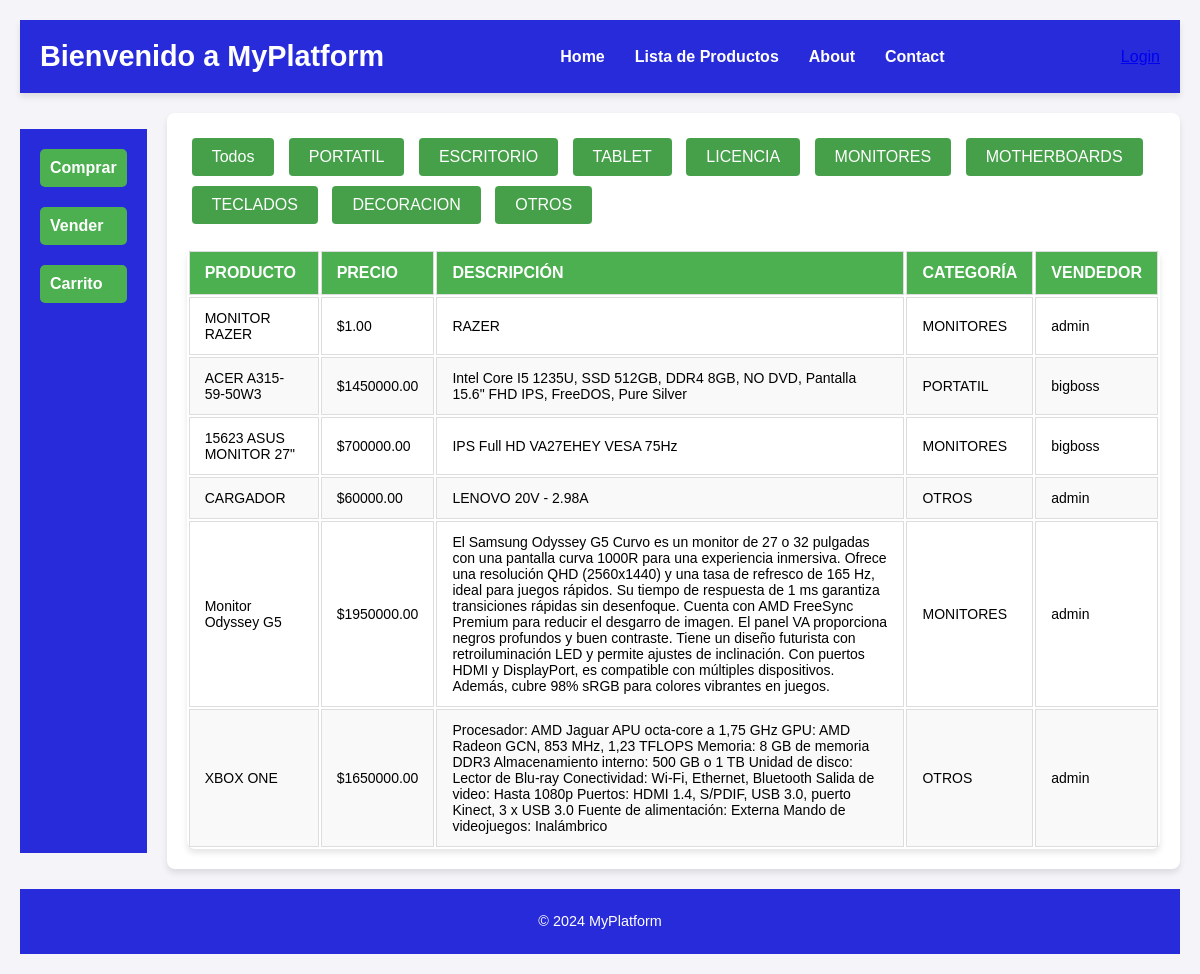
/products/, run on an earlier commit of the app's database.
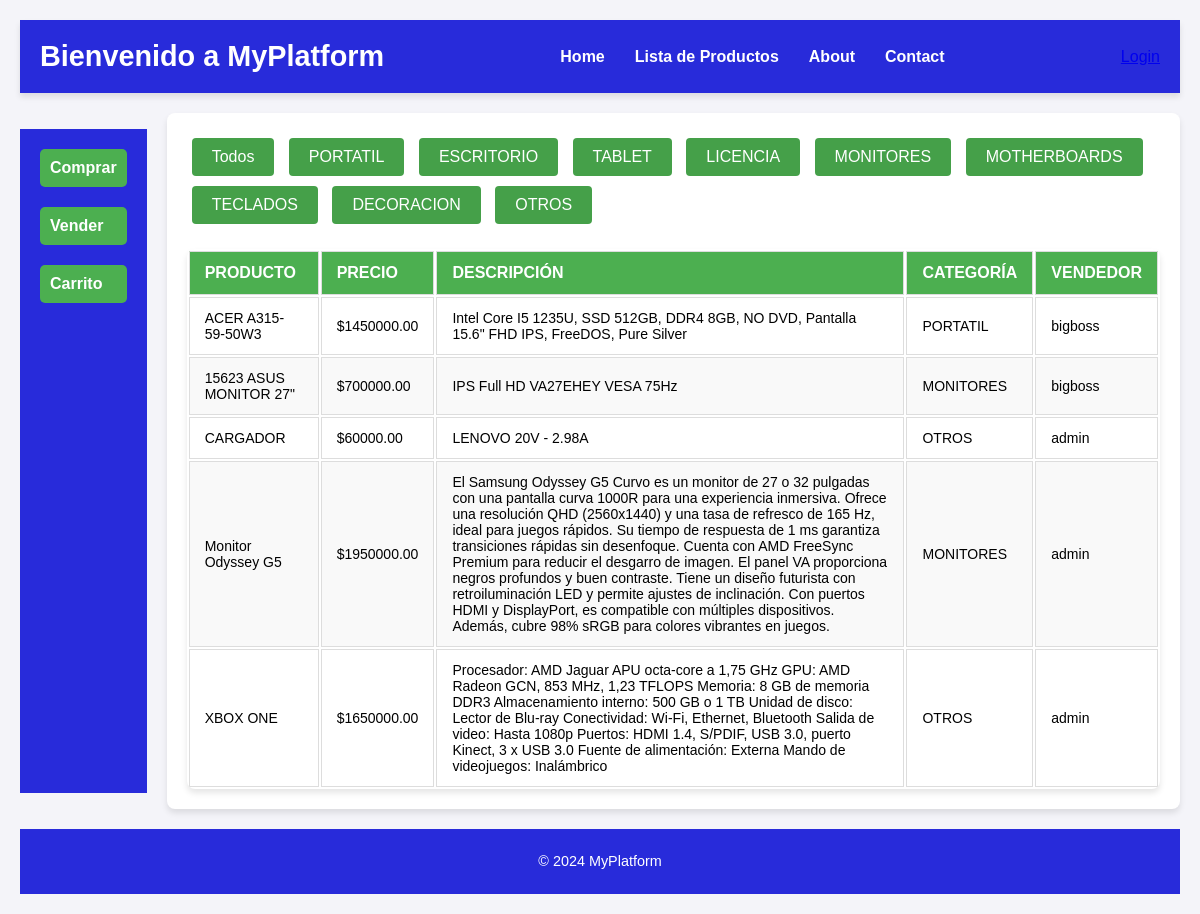
And on a later commit of the database.
### products/models.py (models this page shows, shortened)
class Category(models.Model):
    name = models.CharField(max_length=100)
    description = models.TextField(blank=True, null=True)

class Product(models.Model):
    id = models.BigAutoField(primary_key=True)
    name = models.CharField(max_length=255)
    description = models.TextField()
    image = models.ImageField(upload_to='products/images/', null=True, blank=True)
    price = models.DecimalField(max_digits=10, decimal_places=2)
    stock = models.IntegerField(default=0)  # Indica la cantidad en inventario
    category = models.ForeignKey('Category', on_delete=models.SET_NULL, null=True, blank=True)
    seller = models.ForeignKey(settings.AUTH_USER_MODEL, related_name='products_for_sale', on_delete=models.CASCADE)
    is_sold = models.BooleanField(default=False)  # Indica si el producto está vendido
    is_available = models.BooleanField(default=True)  # Nuevo campo para indicar disponibilidad
    @property
    def is_available(self):
        return self.stock > 0

### users/models.py (models this page shows, shortened)
class CustomUser(AbstractUser):
    is_buyer = models.BooleanField(default=False)
    is_seller = models.BooleanField(default=False)
    full_name = models.CharField(max_length=255, blank=True, null=True)
    phone_number = models.CharField(max_length=20, blank=True, null=True)
    address = models.TextField(blank=True, null=True)

### products/views.py (the view)
# urls.py: path('', views.ProductListView.as_view(), name='product_list'),
class ProductListView(ListView):
    model = Product
    template_name = 'product_list.html'
    context_object_name = 'products'
    def get_context_data(self, **kwargs):
        context = super().get_context_data(**kwargs)
        categories = Category.objects.all()  # Obtén todas las categorías
        context['categories'] = categories  # Pasa las categorías al template
        return context
    def get_queryset(self):
        queryset = Product.objects.all()
        category_id = self.request.GET.get('category')  # Obtener el filtro de categoría desde el GET
        if category_id:
            queryset = queryset.filter(category__id=category_id)  # Filtrar por ID de categoría
        return queryset

### products/templates/product_list.html (shortened to what this page needs)
{% extends 'home.html' %}
{% load static %}
{% block content %}
<link rel="stylesheet" href="{% static 'css\product_list.css' %}">
    <div>
        <form method="get">
            <button class="product_list_button" href="{% url 'product_list' %}" type="submit" name="category" value="">Todos</button>
            {% for category in categories %}
                <button class="product_list_button" type="submit" name="category" value="{{ category.id }}">
                    {{ category.name }}
                </button>
            {% endfor %}
        </form>
    </div>
    <div class="product-table">
        <table>
            <thead>
                <tr>
                    <th>Producto</th>
                    <th>Precio</th>
                    <th>Descripción</th>
                    <th>Categoría</th>
                    <th>Vendedor</th>
                </tr>
            </thead>
            <tbody>
                {% for product in products %}
                    <tr>
                        <td>{{ product.name }}</td>
                        <td>${{ product.price }}</td>
                        <td>{{ product.description }}</td>
                        <td>{{ product.category.name }}</td>
                        <td>{{ product.seller.username }}</td>
                    </tr>
                {% endfor %}
            </table>
    </div>
{% endblock %}

What changed in the data, as far as the page shows it:
removed Product: name "MONITOR RAZER", price "1.00", description "RAZER", category.name "MONITORES", seller.username "admin"
